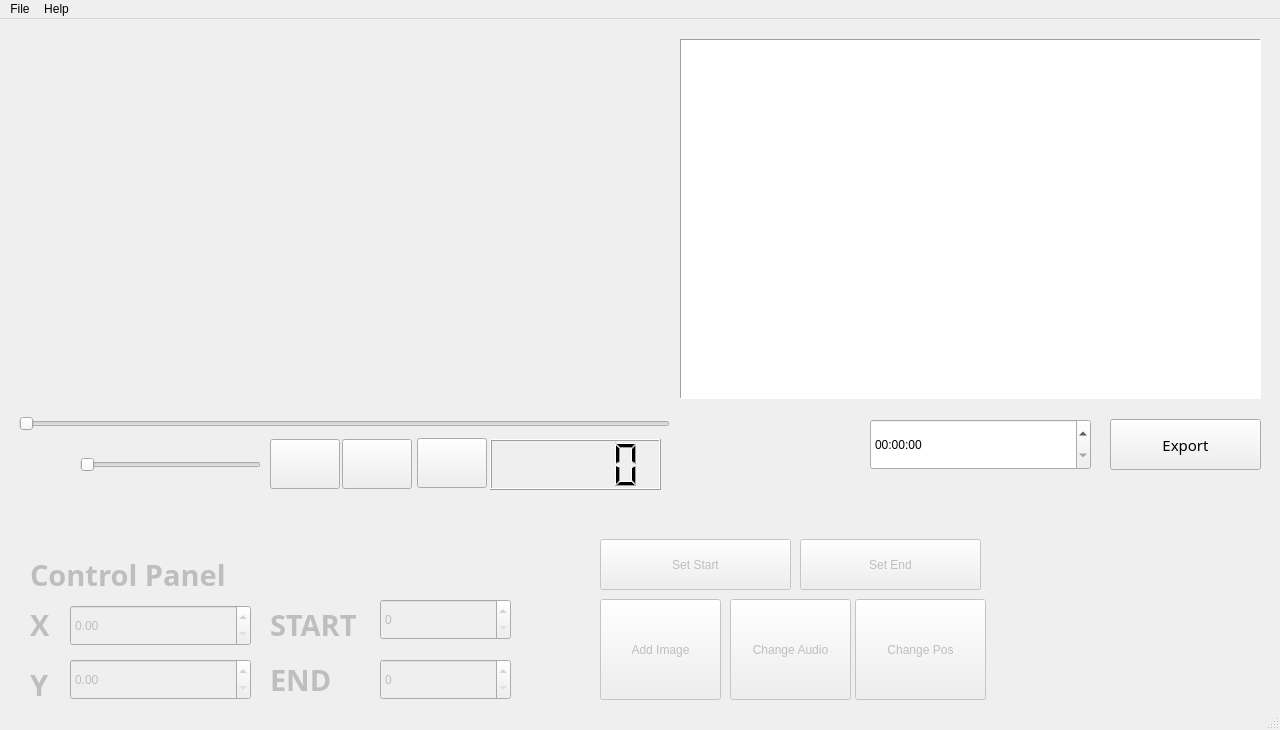
<?xml version="1.0" encoding="UTF-8"?>
<ui version="4.0">
 <author>HellSoft</author>
 <class>MainWindow</class>
 <widget class="QMainWindow" name="MainWindow">
  <property name="windowModality">
   <enum>Qt::WindowModal</enum>
  </property>
  <property name="geometry">
   <rect>
    <x>0</x>
    <y>0</y>
    <width>1280</width>
    <height>730</height>
   </rect>
  </property>
  <property name="sizePolicy">
   <sizepolicy hsizetype="Preferred" vsizetype="Preferred">
    <horstretch>0</horstretch>
    <verstretch>0</verstretch>
   </sizepolicy>
  </property>
  <property name="minimumSize">
   <size>
    <width>1280</width>
    <height>730</height>
   </size>
  </property>
  <property name="maximumSize">
   <size>
    <width>1280</width>
    <height>730</height>
   </size>
  </property>
  <property name="windowTitle">
   <string>Video-Editor</string>
  </property>
  <property name="windowIcon">
   <iconset resource="Resources.qrc">
    <normaloff>:/Control/logo.png</normaloff>:/Control/logo.png</iconset>
  </property>
  <property name="documentMode">
   <bool>false</bool>
  </property>
  <widget class="QWidget" name="centralwidget">
   <widget class="QSlider" name="Timer">
    <property name="geometry">
     <rect>
      <x>19</x>
      <y>389</y>
      <width>651</width>
      <height>31</height>
     </rect>
    </property>
    <property name="orientation">
     <enum>Qt::Horizontal</enum>
    </property>
   </widget>
   <widget class="QLabel" name="label">
    <property name="geometry">
     <rect>
      <x>20</x>
      <y>430</y>
      <width>41</width>
      <height>31</height>
     </rect>
    </property>
    <property name="text">
     <string/>
    </property>
    <property name="pixmap">
     <pixmap resource="Resources.qrc">:/Sound/768px-speaker_icon-svg.png</pixmap>
    </property>
   </widget>
   <widget class="QSlider" name="Volume">
    <property name="geometry">
     <rect>
      <x>80</x>
      <y>430</y>
      <width>181</width>
      <height>31</height>
     </rect>
    </property>
    <property name="orientation">
     <enum>Qt::Horizontal</enum>
    </property>
   </widget>
   <widget class="QPushButton" name="Play">
    <property name="geometry">
     <rect>
      <x>270</x>
      <y>420</y>
      <width>70</width>
      <height>50</height>
     </rect>
    </property>
    <property name="text">
     <string/>
    </property>
    <property name="icon">
     <iconset resource="Resources.qrc">
      <normaloff>:/Reproductor/play.png</normaloff>:/Reproductor/play.png</iconset>
    </property>
    <property name="iconSize">
     <size>
      <width>30</width>
      <height>30</height>
     </size>
    </property>
   </widget>
   <widget class="QPushButton" name="Pause">
    <property name="geometry">
     <rect>
      <x>342</x>
      <y>420</y>
      <width>70</width>
      <height>50</height>
     </rect>
    </property>
    <property name="text">
     <string/>
    </property>
    <property name="icon">
     <iconset resource="Resources.qrc">
      <normaloff>:/Reproductor/pause_icon-icons-com_70902.png</normaloff>:/Reproductor/pause_icon-icons-com_70902.png</iconset>
    </property>
    <property name="iconSize">
     <size>
      <width>39</width>
      <height>39</height>
     </size>
    </property>
   </widget>
   <widget class="QPushButton" name="Stop">
    <property name="geometry">
     <rect>
      <x>417</x>
      <y>419</y>
      <width>70</width>
      <height>50</height>
     </rect>
    </property>
    <property name="text">
     <string/>
    </property>
    <property name="icon">
     <iconset resource="Resources.qrc">
      <normaloff>:/Reproductor/img_40910.png</normaloff>:/Reproductor/img_40910.png</iconset>
    </property>
    <property name="iconSize">
     <size>
      <width>39</width>
      <height>39</height>
     </size>
    </property>
   </widget>
   <widget class="QLabel" name="label_2">
    <property name="geometry">
     <rect>
      <x>820</x>
      <y>280</y>
      <width>54</width>
      <height>81</height>
     </rect>
    </property>
    <property name="text">
     <string/>
    </property>
   </widget>
   <widget class="QLabel" name="label_3">
    <property name="geometry">
     <rect>
      <x>20</x>
      <y>480</y>
      <width>291</width>
      <height>41</height>
     </rect>
    </property>
    <property name="text">
     <string/>
    </property>
    <property name="pixmap">
     <pixmap resource="Resources.qrc">:/Sound/Separator2_900_900-280x150.png</pixmap>
    </property>
    <property name="alignment">
     <set>Qt::AlignCenter</set>
    </property>
   </widget>
   <widget class="QListWidget" name="filelist">
    <property name="geometry">
     <rect>
      <x>680</x>
      <y>20</y>
      <width>581</width>
      <height>360</height>
     </rect>
    </property>
    <property name="frameShape">
     <enum>QFrame::Panel</enum>
    </property>
    <property name="autoScrollMargin">
     <number>50</number>
    </property>
    <property name="dragEnabled">
     <bool>true</bool>
    </property>
    <property name="dragDropOverwriteMode">
     <bool>false</bool>
    </property>
    <property name="dragDropMode">
     <enum>QAbstractItemView::DragDrop</enum>
    </property>
    <property name="iconSize">
     <size>
      <width>60</width>
      <height>60</height>
     </size>
    </property>
    <property name="textElideMode">
     <enum>Qt::ElideMiddle</enum>
    </property>
    <property name="movement">
     <enum>QListView::Snap</enum>
    </property>
    <property name="flow">
     <enum>QListView::LeftToRight</enum>
    </property>
    <property name="viewMode">
     <enum>QListView::IconMode</enum>
    </property>
   </widget>
   <widget class="QLabel_alterada" name="Select">
    <property name="geometry">
     <rect>
      <x>719</x>
      <y>397</y>
      <width>41</width>
      <height>61</height>
     </rect>
    </property>
    <property name="text">
     <string/>
    </property>
    <property name="pixmap">
     <pixmap resource="Resources.qrc">:/Selector/hand-touch2-512.png</pixmap>
    </property>
   </widget>
   <widget class="QLabel_alterada" name="Add">
    <property name="geometry">
     <rect>
      <x>765</x>
      <y>406</y>
      <width>41</width>
      <height>41</height>
     </rect>
    </property>
    <property name="text">
     <string/>
    </property>
    <property name="pixmap">
     <pixmap resource="Resources.qrc">:/Selector/add.png</pixmap>
    </property>
   </widget>
   <widget class="QLabel_alterada" name="Erase">
    <property name="geometry">
     <rect>
      <x>810</x>
      <y>400</y>
      <width>31</width>
      <height>51</height>
     </rect>
    </property>
    <property name="text">
     <string/>
    </property>
    <property name="pixmap">
     <pixmap resource="Resources.qrc">:/Selector/delete.png</pixmap>
    </property>
   </widget>
   <widget class="QPushButton" name="export_2">
    <property name="geometry">
     <rect>
      <x>1110</x>
      <y>400</y>
      <width>151</width>
      <height>51</height>
     </rect>
    </property>
    <property name="font">
     <font>
      <family>TeX Gyre Bonum Math</family>
      <pointsize>11</pointsize>
     </font>
    </property>
    <property name="text">
     <string>Export</string>
    </property>
    <property name="icon">
     <iconset resource="Resources.qrc">
      <normaloff>:/Selector/save-as.png</normaloff>:/Selector/save-as.png</iconset>
    </property>
    <property name="iconSize">
     <size>
      <width>25</width>
      <height>25</height>
     </size>
    </property>
   </widget>
   <widget class="QLCDNumber" name="counterpro">
    <property name="geometry">
     <rect>
      <x>490</x>
      <y>420</y>
      <width>171</width>
      <height>51</height>
     </rect>
    </property>
   </widget>
   <widget class="QLabel" name="label_4">
    <property name="geometry">
     <rect>
      <x>300</x>
      <y>480</y>
      <width>291</width>
      <height>41</height>
     </rect>
    </property>
    <property name="text">
     <string/>
    </property>
    <property name="pixmap">
     <pixmap resource="Resources.qrc">:/Sound/Separator2_900_900-280x150.png</pixmap>
    </property>
    <property name="alignment">
     <set>Qt::AlignCenter</set>
    </property>
   </widget>
   <widget class="QLabel" name="label_5">
    <property name="geometry">
     <rect>
      <x>580</x>
      <y>480</y>
      <width>291</width>
      <height>41</height>
     </rect>
    </property>
    <property name="text">
     <string/>
    </property>
    <property name="pixmap">
     <pixmap resource="Resources.qrc">:/Sound/Separator2_900_900-280x150.png</pixmap>
    </property>
    <property name="alignment">
     <set>Qt::AlignCenter</set>
    </property>
   </widget>
   <widget class="QLabel" name="label_6">
    <property name="geometry">
     <rect>
      <x>860</x>
      <y>480</y>
      <width>291</width>
      <height>41</height>
     </rect>
    </property>
    <property name="text">
     <string/>
    </property>
    <property name="pixmap">
     <pixmap resource="Resources.qrc">:/Sound/Separator2_900_900-280x150.png</pixmap>
    </property>
    <property name="alignment">
     <set>Qt::AlignCenter</set>
    </property>
   </widget>
   <widget class="QLabel" name="label_7">
    <property name="geometry">
     <rect>
      <x>1140</x>
      <y>480</y>
      <width>291</width>
      <height>41</height>
     </rect>
    </property>
    <property name="text">
     <string/>
    </property>
    <property name="pixmap">
     <pixmap resource="Resources.qrc">:/Sound/Separator2_900_900-280x150.png</pixmap>
    </property>
    <property name="alignment">
     <set>Qt::AlignCenter</set>
    </property>
   </widget>
   <widget class="QLabel" name="Control_panel">
    <property name="enabled">
     <bool>false</bool>
    </property>
    <property name="geometry">
     <rect>
      <x>30</x>
      <y>530</y>
      <width>241</width>
      <height>51</height>
     </rect>
    </property>
    <property name="font">
     <font>
      <family>Courier 10 Pitch</family>
      <pointsize>22</pointsize>
      <weight>75</weight>
      <bold>true</bold>
     </font>
    </property>
    <property name="text">
     <string>Control Panel</string>
    </property>
   </widget>
   <widget class="QLabel" name="xlabel">
    <property name="enabled">
     <bool>false</bool>
    </property>
    <property name="geometry">
     <rect>
      <x>30</x>
      <y>580</y>
      <width>21</width>
      <height>51</height>
     </rect>
    </property>
    <property name="font">
     <font>
      <family>Courier 10 Pitch</family>
      <pointsize>22</pointsize>
      <weight>75</weight>
      <bold>true</bold>
     </font>
    </property>
    <property name="text">
     <string>X</string>
    </property>
   </widget>
   <widget class="QLabel" name="ylabel">
    <property name="enabled">
     <bool>false</bool>
    </property>
    <property name="geometry">
     <rect>
      <x>30</x>
      <y>640</y>
      <width>21</width>
      <height>51</height>
     </rect>
    </property>
    <property name="font">
     <font>
      <family>Courier 10 Pitch</family>
      <pointsize>22</pointsize>
      <weight>75</weight>
      <bold>true</bold>
     </font>
    </property>
    <property name="text">
     <string>Y</string>
    </property>
   </widget>
   <widget class="QDoubleSpinBox" name="xspin">
    <property name="enabled">
     <bool>false</bool>
    </property>
    <property name="geometry">
     <rect>
      <x>70</x>
      <y>586</y>
      <width>181</width>
      <height>41</height>
     </rect>
    </property>
    <property name="maximum">
     <double>10000000.000000000000000</double>
    </property>
   </widget>
   <widget class="QDoubleSpinBox" name="yspin">
    <property name="enabled">
     <bool>false</bool>
    </property>
    <property name="geometry">
     <rect>
      <x>70</x>
      <y>640</y>
      <width>181</width>
      <height>41</height>
     </rect>
    </property>
    <property name="maximum">
     <double>10000000.000000000000000</double>
    </property>
   </widget>
   <widget class="QLabel" name="xlabel_2">
    <property name="enabled">
     <bool>false</bool>
    </property>
    <property name="geometry">
     <rect>
      <x>270</x>
      <y>580</y>
      <width>241</width>
      <height>51</height>
     </rect>
    </property>
    <property name="font">
     <font>
      <family>Courier 10 Pitch</family>
      <pointsize>22</pointsize>
      <weight>75</weight>
      <bold>true</bold>
     </font>
    </property>
    <property name="text">
     <string>START</string>
    </property>
   </widget>
   <widget class="QLabel" name="xlabel_3">
    <property name="enabled">
     <bool>false</bool>
    </property>
    <property name="geometry">
     <rect>
      <x>270</x>
      <y>640</y>
      <width>81</width>
      <height>41</height>
     </rect>
    </property>
    <property name="font">
     <font>
      <family>Courier 10 Pitch</family>
      <pointsize>22</pointsize>
      <weight>75</weight>
      <bold>true</bold>
     </font>
    </property>
    <property name="text">
     <string>END</string>
    </property>
   </widget>
   <widget class="QSpinBox" name="spinBox">
    <property name="enabled">
     <bool>false</bool>
    </property>
    <property name="geometry">
     <rect>
      <x>380</x>
      <y>580</y>
      <width>131</width>
      <height>41</height>
     </rect>
    </property>
    <property name="maximum">
     <number>1000000</number>
    </property>
   </widget>
   <widget class="QSpinBox" name="spinBox_2">
    <property name="enabled">
     <bool>false</bool>
    </property>
    <property name="geometry">
     <rect>
      <x>380</x>
      <y>640</y>
      <width>131</width>
      <height>41</height>
     </rect>
    </property>
    <property name="maximum">
     <number>1000000</number>
    </property>
   </widget>
   <widget class="QPushButton" name="ChangeImage">
    <property name="enabled">
     <bool>false</bool>
    </property>
    <property name="geometry">
     <rect>
      <x>600</x>
      <y>580</y>
      <width>121</width>
      <height>101</height>
     </rect>
    </property>
    <property name="text">
     <string>Add Image</string>
    </property>
    <property name="icon">
     <iconset resource="Resources.qrc">
      <normaloff>:/Control/gallery(1).png</normaloff>:/Control/gallery(1).png</iconset>
    </property>
    <property name="iconSize">
     <size>
      <width>40</width>
      <height>40</height>
     </size>
    </property>
   </widget>
   <widget class="QPushButton" name="ChangeAudio">
    <property name="enabled">
     <bool>false</bool>
    </property>
    <property name="geometry">
     <rect>
      <x>730</x>
      <y>580</y>
      <width>121</width>
      <height>101</height>
     </rect>
    </property>
    <property name="text">
     <string>Change Audio</string>
    </property>
    <property name="icon">
     <iconset resource="Resources.qrc">
      <normaloff>:/Control/media_player_icons-04-512.png</normaloff>:/Control/media_player_icons-04-512.png</iconset>
    </property>
    <property name="iconSize">
     <size>
      <width>30</width>
      <height>30</height>
     </size>
    </property>
   </widget>
   <widget class="QWidget" name="verticalLayoutWidget">
    <property name="geometry">
     <rect>
      <x>20</x>
      <y>20</y>
      <width>642</width>
      <height>362</height>
     </rect>
    </property>
    <layout class="QVBoxLayout" name="lay">
     <property name="spacing">
      <number>10</number>
     </property>
     <property name="sizeConstraint">
      <enum>QLayout::SetMaximumSize</enum>
     </property>
    </layout>
   </widget>
   <widget class="QPushButton" name="ChangePosition">
    <property name="enabled">
     <bool>false</bool>
    </property>
    <property name="geometry">
     <rect>
      <x>855</x>
      <y>580</y>
      <width>131</width>
      <height>101</height>
     </rect>
    </property>
    <property name="text">
     <string>Change Pos</string>
    </property>
    <property name="icon">
     <iconset resource="Resources.qrc">
      <normaloff>:/Control/arrow-move.png</normaloff>:/Control/arrow-move.png</iconset>
    </property>
    <property name="iconSize">
     <size>
      <width>40</width>
      <height>40</height>
     </size>
    </property>
   </widget>
   <widget class="QPushButton" name="get_end">
    <property name="enabled">
     <bool>false</bool>
    </property>
    <property name="geometry">
     <rect>
      <x>800</x>
      <y>520</y>
      <width>181</width>
      <height>51</height>
     </rect>
    </property>
    <property name="text">
     <string>Set End</string>
    </property>
    <property name="icon">
     <iconset resource="Resources.qrc">
      <normaloff>:/Control/4023_-_focus_i-512.png</normaloff>:/Control/4023_-_focus_i-512.png</iconset>
    </property>
    <property name="iconSize">
     <size>
      <width>30</width>
      <height>30</height>
     </size>
    </property>
   </widget>
   <widget class="QPushButton" name="get_start">
    <property name="enabled">
     <bool>false</bool>
    </property>
    <property name="geometry">
     <rect>
      <x>600</x>
      <y>520</y>
      <width>191</width>
      <height>51</height>
     </rect>
    </property>
    <property name="text">
     <string>Set Start</string>
    </property>
    <property name="icon">
     <iconset resource="Resources.qrc">
      <normaloff>:/Control/3843_-_center_focus-512.png</normaloff>:/Control/3843_-_center_focus-512.png</iconset>
    </property>
    <property name="iconSize">
     <size>
      <width>25</width>
      <height>25</height>
     </size>
    </property>
   </widget>
   <widget class="QLabel" name="label_8">
    <property name="geometry">
     <rect>
      <x>1120</x>
      <y>530</y>
      <width>141</width>
      <height>151</height>
     </rect>
    </property>
    <property name="text">
     <string/>
    </property>
    <property name="pixmap">
     <pixmap resource="Resources.qrc">:/Logo/7q9088_large.png</pixmap>
    </property>
    <property name="scaledContents">
     <bool>true</bool>
    </property>
   </widget>
   <widget class="QLabel" name="label_9">
    <property name="geometry">
     <rect>
      <x>1050</x>
      <y>590</y>
      <width>151</width>
      <height>111</height>
     </rect>
    </property>
    <property name="text">
     <string/>
    </property>
    <property name="pixmap">
     <pixmap resource="Resources.qrc">:/Logo/17837-200.png</pixmap>
    </property>
    <property name="scaledContents">
     <bool>true</bool>
    </property>
   </widget>
   <widget class="QLabel" name="label_10">
    <property name="geometry">
     <rect>
      <x>540</x>
      <y>516</y>
      <width>54</width>
      <height>211</height>
     </rect>
    </property>
    <property name="text">
     <string/>
    </property>
    <property name="pixmap">
     <pixmap resource="Resources.qrc">:/Logo/aadcc8240b106e6f0d4e041dfbd37df0_-unas-cabinet-page-3-vertical-page-divider-clipart_150-619.png</pixmap>
    </property>
    <property name="scaledContents">
     <bool>true</bool>
    </property>
   </widget>
   <widget class="QLabel" name="label_11">
    <property name="geometry">
     <rect>
      <x>990</x>
      <y>520</y>
      <width>54</width>
      <height>191</height>
     </rect>
    </property>
    <property name="text">
     <string/>
    </property>
    <property name="pixmap">
     <pixmap resource="Resources.qrc">:/Logo/aadcc8240b106e6f0d4e041dfbd37df0_-unas-cabinet-page-3-vertical-page-divider-clipart_150-619.png</pixmap>
    </property>
    <property name="scaledContents">
     <bool>true</bool>
    </property>
   </widget>
   <widget class="QLabel" name="label_12">
    <property name="geometry">
     <rect>
      <x>660</x>
      <y>390</y>
      <width>51</width>
      <height>101</height>
     </rect>
    </property>
    <property name="text">
     <string/>
    </property>
    <property name="pixmap">
     <pixmap resource="Resources.qrc">:/Logo/aadcc8240b106e6f0d4e041dfbd37df0_-unas-cabinet-page-3-vertical-page-divider-clipart_150-619.png</pixmap>
    </property>
    <property name="scaledContents">
     <bool>true</bool>
    </property>
   </widget>
   <widget class="QTimeEdit" name="timeEdit">
    <property name="geometry">
     <rect>
      <x>870</x>
      <y>400</y>
      <width>221</width>
      <height>51</height>
     </rect>
    </property>
   </widget>
   <zorder>ylabel</zorder>
   <zorder>Timer</zorder>
   <zorder>label</zorder>
   <zorder>Volume</zorder>
   <zorder>Play</zorder>
   <zorder>Pause</zorder>
   <zorder>Stop</zorder>
   <zorder>label_2</zorder>
   <zorder>label_3</zorder>
   <zorder>filelist</zorder>
   <zorder>Add</zorder>
   <zorder>Erase</zorder>
   <zorder>export_2</zorder>
   <zorder>counterpro</zorder>
   <zorder>label_4</zorder>
   <zorder>label_5</zorder>
   <zorder>label_6</zorder>
   <zorder>label_7</zorder>
   <zorder>Control_panel</zorder>
   <zorder>xlabel</zorder>
   <zorder>xspin</zorder>
   <zorder>yspin</zorder>
   <zorder>xlabel_2</zorder>
   <zorder>xlabel_3</zorder>
   <zorder>spinBox</zorder>
   <zorder>spinBox_2</zorder>
   <zorder>ChangeImage</zorder>
   <zorder>ChangeAudio</zorder>
   <zorder>verticalLayoutWidget</zorder>
   <zorder>ChangePosition</zorder>
   <zorder>get_end</zorder>
   <zorder>get_start</zorder>
   <zorder>label_9</zorder>
   <zorder>label_8</zorder>
   <zorder>label_10</zorder>
   <zorder>label_11</zorder>
   <zorder>label_12</zorder>
   <zorder>Select</zorder>
   <zorder>timeEdit</zorder>
  </widget>
  <widget class="QMenuBar" name="menubar">
   <property name="geometry">
    <rect>
     <x>0</x>
     <y>0</y>
     <width>1280</width>
     <height>23</height>
    </rect>
   </property>
   <widget class="QMenu" name="menuFile">
    <property name="title">
     <string>File</string>
    </property>
    <addaction name="actionExport"/>
    <addaction name="actionOpen_Video"/>
    <addaction name="separator"/>
    <addaction name="actionExit"/>
   </widget>
   <widget class="QMenu" name="menuHelp">
    <property name="title">
     <string>Help</string>
    </property>
    <addaction name="actionAbout"/>
   </widget>
   <addaction name="menuFile"/>
   <addaction name="menuHelp"/>
  </widget>
  <widget class="QStatusBar" name="statusbar"/>
  <action name="actionExit">
   <property name="text">
    <string>Exit</string>
   </property>
  </action>
  <action name="actionExport">
   <property name="text">
    <string>Export</string>
   </property>
  </action>
  <action name="actionAbout">
   <property name="text">
    <string>About</string>
   </property>
  </action>
  <action name="actionWiki">
   <property name="text">
    <string>Wiki</string>
   </property>
  </action>
  <action name="actionOpen_Video">
   <property name="icon">
    <iconset>
     <normaloff>logo.png</normaloff>logo.png</iconset>
   </property>
   <property name="text">
    <string>Open Video</string>
   </property>
  </action>
 </widget>
 <layoutdefault spacing="6" margin="9"/>
 <customwidgets>
  <customwidget>
   <class>QLabel_alterada</class>
   <extends>QLabel</extends>
   <header>QLABEL2.h</header>
  </customwidget>
 </customwidgets>
 <tabstops>
  <tabstop>Volume</tabstop>
  <tabstop>filelist</tabstop>
  <tabstop>Play</tabstop>
  <tabstop>Pause</tabstop>
  <tabstop>Stop</tabstop>
  <tabstop>Timer</tabstop>
  <tabstop>export_2</tabstop>
  <tabstop>xspin</tabstop>
  <tabstop>yspin</tabstop>
  <tabstop>spinBox</tabstop>
  <tabstop>spinBox_2</tabstop>
  <tabstop>ChangeImage</tabstop>
  <tabstop>ChangeAudio</tabstop>
 </tabstops>
 <resources>
  <include location="Resources.qrc"/>
 </resources>
 <connections/>
</ui>
